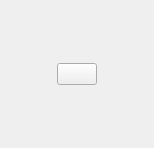
<?xml version="1.0" encoding="UTF-8"?>
<ui version="4.0">
 <class>RCWidget</class>
 <widget class="QWidget" name="RCWidget">
  <property name="geometry">
   <rect>
    <x>0</x>
    <y>0</y>
    <width>144</width>
    <height>148</height>
   </rect>
  </property>
  <property name="windowTitle">
   <string>Form</string>
  </property>
  <property name="styleSheet">
   <string notr="true"/>
  </property>
  <layout class="QGridLayout" name="gridLayout">
   <item row="2" column="2">
    <widget class="QPushButton" name="homeBtn">
     <property name="toolTip">
      <string>Navigate home</string>
     </property>
     <property name="text">
      <string/>
     </property>
     <property name="icon">
      <iconset theme="go-home">
       <normaloff>.</normaloff>.</iconset>
     </property>
     <property name="iconSize">
      <size>
       <width>22</width>
       <height>22</height>
      </size>
     </property>
     <property name="shortcut">
      <string>Home</string>
     </property>
     <property name="flat">
      <bool>false</bool>
     </property>
    </widget>
   </item>
   <item row="2" column="3">
    <widget class="QPushButton" name="rightBtn">
     <property name="text">
      <string/>
     </property>
     <property name="icon">
      <iconset theme="go-next">
       <normaloff>.</normaloff>.</iconset>
     </property>
     <property name="iconSize">
      <size>
       <width>22</width>
       <height>22</height>
      </size>
     </property>
     <property name="shortcut">
      <string>Right</string>
     </property>
     <property name="flat">
      <bool>true</bool>
     </property>
    </widget>
   </item>
   <item row="2" column="1">
    <widget class="QPushButton" name="leftBtn">
     <property name="text">
      <string/>
     </property>
     <property name="icon">
      <iconset theme="go-previous">
       <normaloff>.</normaloff>.</iconset>
     </property>
     <property name="iconSize">
      <size>
       <width>22</width>
       <height>22</height>
      </size>
     </property>
     <property name="shortcut">
      <string>Left</string>
     </property>
     <property name="flat">
      <bool>true</bool>
     </property>
    </widget>
   </item>
   <item row="3" column="2">
    <widget class="QPushButton" name="downBtn">
     <property name="text">
      <string/>
     </property>
     <property name="icon">
      <iconset theme="go-down">
       <normaloff>.</normaloff>.</iconset>
     </property>
     <property name="iconSize">
      <size>
       <width>22</width>
       <height>22</height>
      </size>
     </property>
     <property name="shortcut">
      <string>Down</string>
     </property>
     <property name="flat">
      <bool>true</bool>
     </property>
    </widget>
   </item>
   <item row="1" column="2">
    <widget class="QPushButton" name="upBtn">
     <property name="text">
      <string/>
     </property>
     <property name="icon">
      <iconset theme="go-up">
       <normaloff>.</normaloff>.</iconset>
     </property>
     <property name="iconSize">
      <size>
       <width>22</width>
       <height>22</height>
      </size>
     </property>
     <property name="shortcut">
      <string>Up</string>
     </property>
     <property name="default">
      <bool>false</bool>
     </property>
     <property name="flat">
      <bool>true</bool>
     </property>
    </widget>
   </item>
   <item row="2" column="0">
    <spacer name="horizontalSpacer">
     <property name="orientation">
      <enum>Qt::Horizontal</enum>
     </property>
     <property name="sizeHint" stdset="0">
      <size>
       <width>40</width>
       <height>20</height>
      </size>
     </property>
    </spacer>
   </item>
   <item row="2" column="4">
    <spacer name="horizontalSpacer_2">
     <property name="orientation">
      <enum>Qt::Horizontal</enum>
     </property>
     <property name="sizeHint" stdset="0">
      <size>
       <width>40</width>
       <height>20</height>
      </size>
     </property>
    </spacer>
   </item>
  </layout>
 </widget>
 <resources/>
 <connections/>
</ui>
